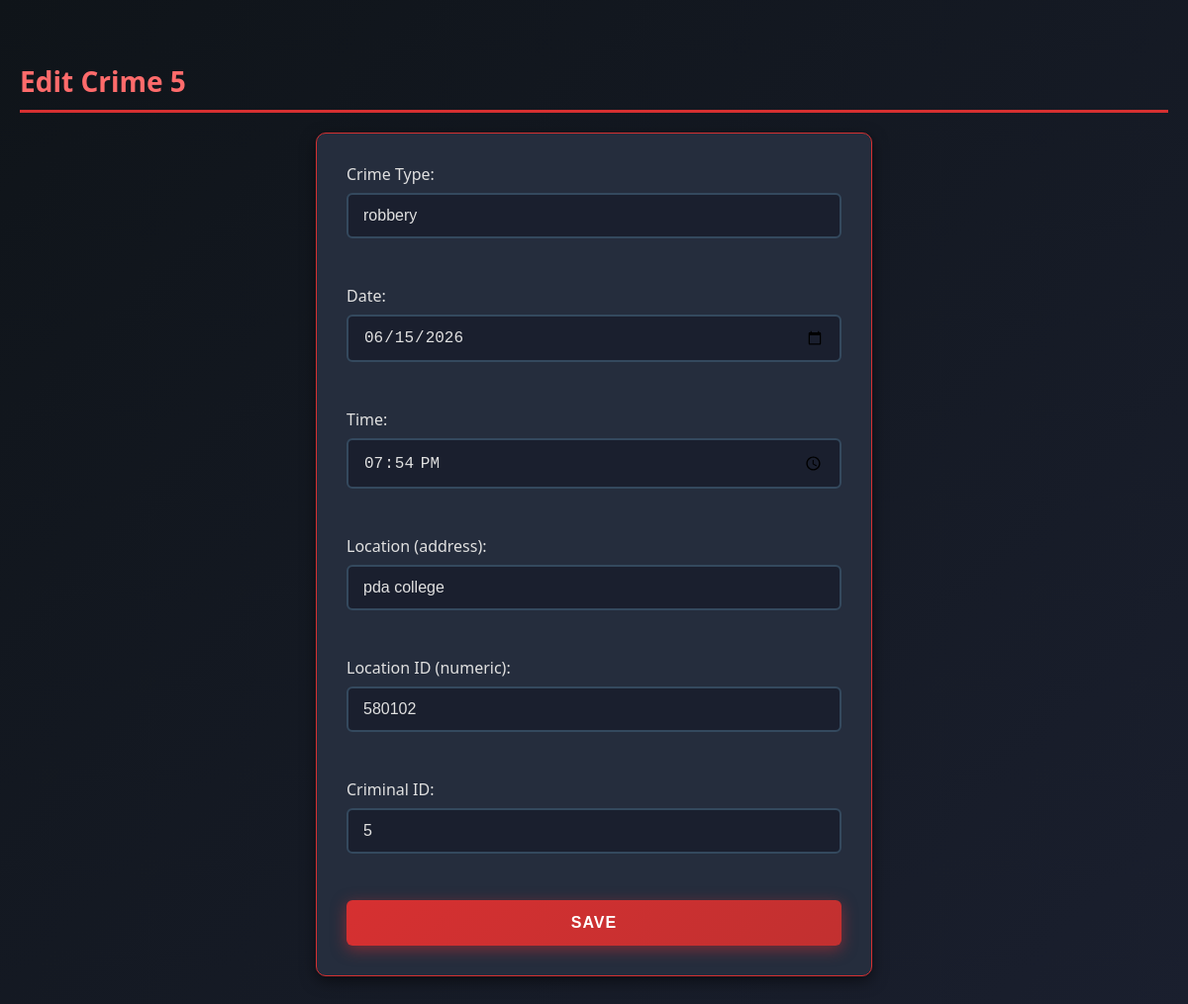
Page /crime/edit/5 on the committed database.
### tables this page shows
CREATE TABLE Crime(
    Crime_ID INTEGER PRIMARY KEY,
    Crime_Type TEXT,
    Crime_Date TEXT,
    Crime_Time TEXT,
    Location_ID INTEGER,
    Criminal_ID INTEGER
, Location TEXT);

### main.py (the view)
@app.get("/crime/edit/{crime_id}")
def edit_crime_form(request: Request, crime_id: int):
    cursor.execute(
        "SELECT Crime_ID, Crime_Type, Crime_Date, Crime_Time, Location, Location_ID, Criminal_ID FROM Crime WHERE Crime_ID=?",
        (crime_id,)
    )
    crime = cursor.fetchone()
    if not crime:
        return RedirectResponse("/crimes", status_code=303)
    return templates.TemplateResponse(
        request,
        "edit_crime.html",
        {"request": request, "crime": crime}
    )

### templates/edit_crime.html (shortened to what this page needs)
<!DOCTYPE html>
<html>
    <head>
        <link rel="stylesheet" href="/static/style.css">
    </head>
<body>
<h2>Edit Crime {{ crime[0] }}</h2>
<form action="/crime/edit/{{ crime[0] }}" method="post">
Crime Type:
<input type="text" name="crime_type" value="{{ crime[1] }}">
<br><br>
Date:
<input type="date" name="crime_date" value="{{ crime[2] }}">
<br><br>
Time:
<input type="time" name="crime_time" value="{{ crime[3] }}">
<br><br>
Location (address):
<input type="text" name="location" value="{{ crime[4] }}">
<br><br>
Location ID (numeric):
<input type="number" name="location_id" value="{{ crime[5] }}">
<br><br>
Criminal ID:
<input type="number" name="criminal_id" value="{{ crime[6] if crime|length > 6 else '' }}">
<br><br>
<button type="submit">Save</button>
</form>
</body>
</html>

### static/style.css (style rules this page uses)
body { font-family: 'Segoe UI', Tahoma, Geneva, Verdana, sans-serif; background: linear-gradient(135deg, #0f1419 0%, #1a1f2e 100%); color: #e0e0e0; margin: 0; padding: 40px 20px; min-height: 100vh; }
h2 { font-size: 28px; margin-bottom: 20px; color: #ff6b6b; border-bottom: 3px solid #d63031; padding-bottom: 10px; }
form { width: 100%; max-width: 500px; margin: auto; background: #252d3d; padding: 30px; border-radius: 10px; box-shadow: 0 5px 15px rgba(0, 0, 0, 0.5); border: 1px solid #d63031; }
input { width: 100%; padding: 12px 15px; margin-top: 8px; margin-bottom: 25px; border: 2px solid #34495e; border-radius: 6px; font-size: 16px; transition: all 0.3s ease; box-sizing: border-box; background: #1a1f2e; color: #e0e0e0; }
button { background: linear-gradient(135deg, #d63031 0%, #c23030 100%); color: white; border: none; padding: 14px 35px; cursor: pointer; font-size: 16px; border-radius: 6px; font-weight: 600; width: 100%; transition: all 0.3s ease; box-shadow: 0 4px 15px rgba(214, 48, 49, 0.5); text-transform: uppercase; letter-spacing: 1px; }

### rows in the picture
Crime: Crime_ID "5", crime_type "robbery", crime_date "06/15/2026", crime_time "19:54", location "pda college", location_id "580102", criminal_id "5"
